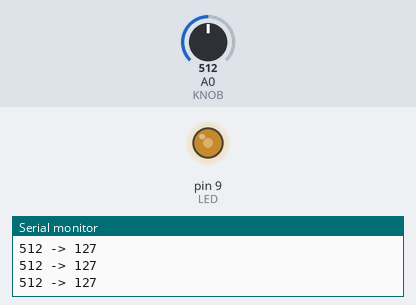
A sketch run on a simulated Arduino Uno, built with avr-gcc and run on an emulated ATmega328P. Parts: output pins drawn as LEDs (lit = HIGH), the last lines printed to the serial monitor. Inputs (shaded band) come from the test bench; at power-on: A0 (KNOB) = 512.

Above: at 1.2 s.
1.3 s: A0 (KNOB) set to 990
At 2.5 s:
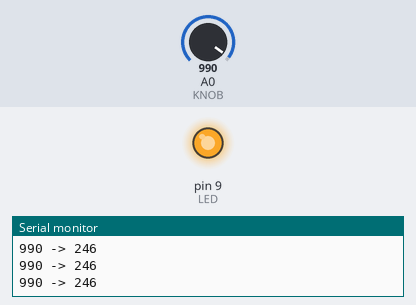
2.8 s: A0 (KNOB) set to 1013
At 3.1 s:
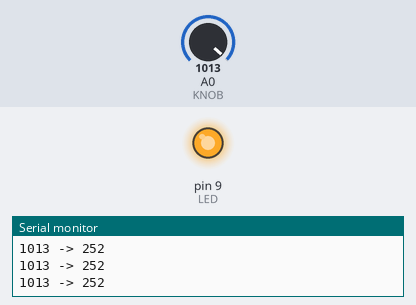
4.3 s: A0 (KNOB) set to 716
At 4.9 s:
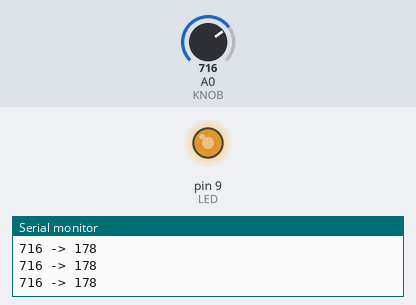
5.8 s: A0 (KNOB) set to 411
At 7.1 s:
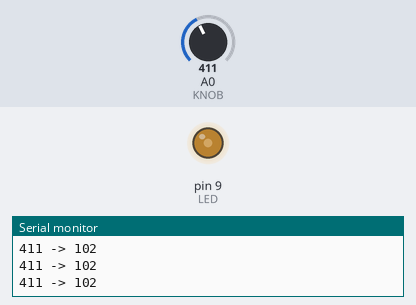
8.8 s: A0 (KNOB) set to 388
At 9.4 s:
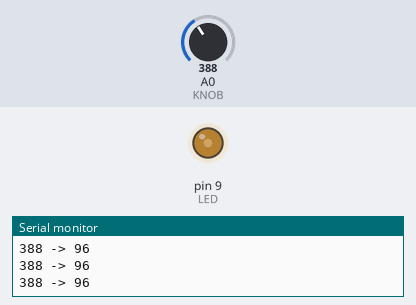
10.3 s: A0 (KNOB) set to 122
At 11.6 s:
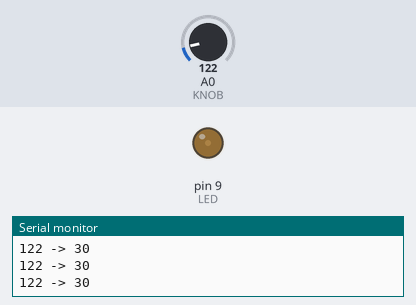
Timing chart, 0 to 12.8 s (numbered marks = the images above; inputs shaded):
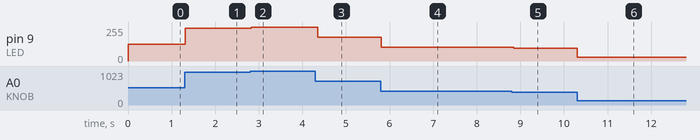

The sketch:

p022-dimmer.ino
```cpp
// Project 22: Dimmer
// The knob sets the brightness of the LED on pin 9.
// map() turns the 0 to 1023 reading into a 0 to 255 level.

const int KNOB = A0;
const int LED = 9;

void setup() {
  pinMode(LED, OUTPUT);
  Serial.begin(9600);
}

void loop() {
  // Read the input.
  int raw = analogRead(KNOB);

  // Solve: scale 0-1023 down to 0-255.
  int level = map(raw, 0, 1023, 0, 255);

  // Write the outputs.
  analogWrite(LED, level);
  Serial.print(raw);
  Serial.print(" -> ");
  Serial.println(level);
  delay(50);
}
```

Measured:
- after the input at 1.3 s, pin 9 (LED): 127/255 → 246/255 at once
- after the input at 2.8 s, pin 9 (LED): 246/255 → 252/255 at once
- after the input at 4.3 s, pin 9 (LED): 252/255 → 178/255 after 0.05 s
- after the input at 5.8 s, pin 9 (LED): 178/255 → 102/255 at once
- after the input at 8.8 s, pin 9 (LED): 102/255 → 96/255 at once
- after the input at 10.3 s, pin 9 (LED): 96/255 → 30/255 at once
